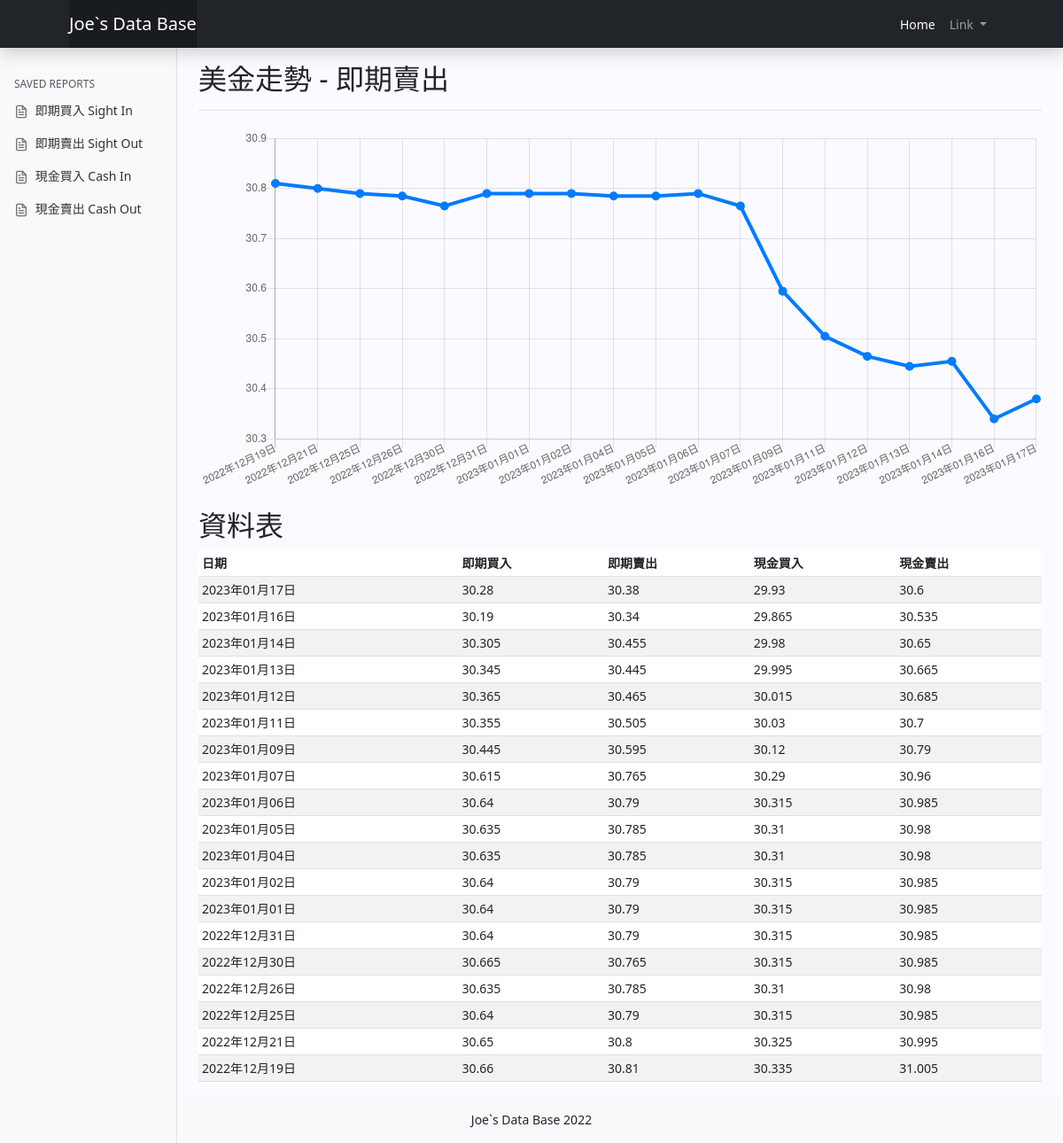
Page /line_usd_sightout/ (signed in) on the earlier database version.
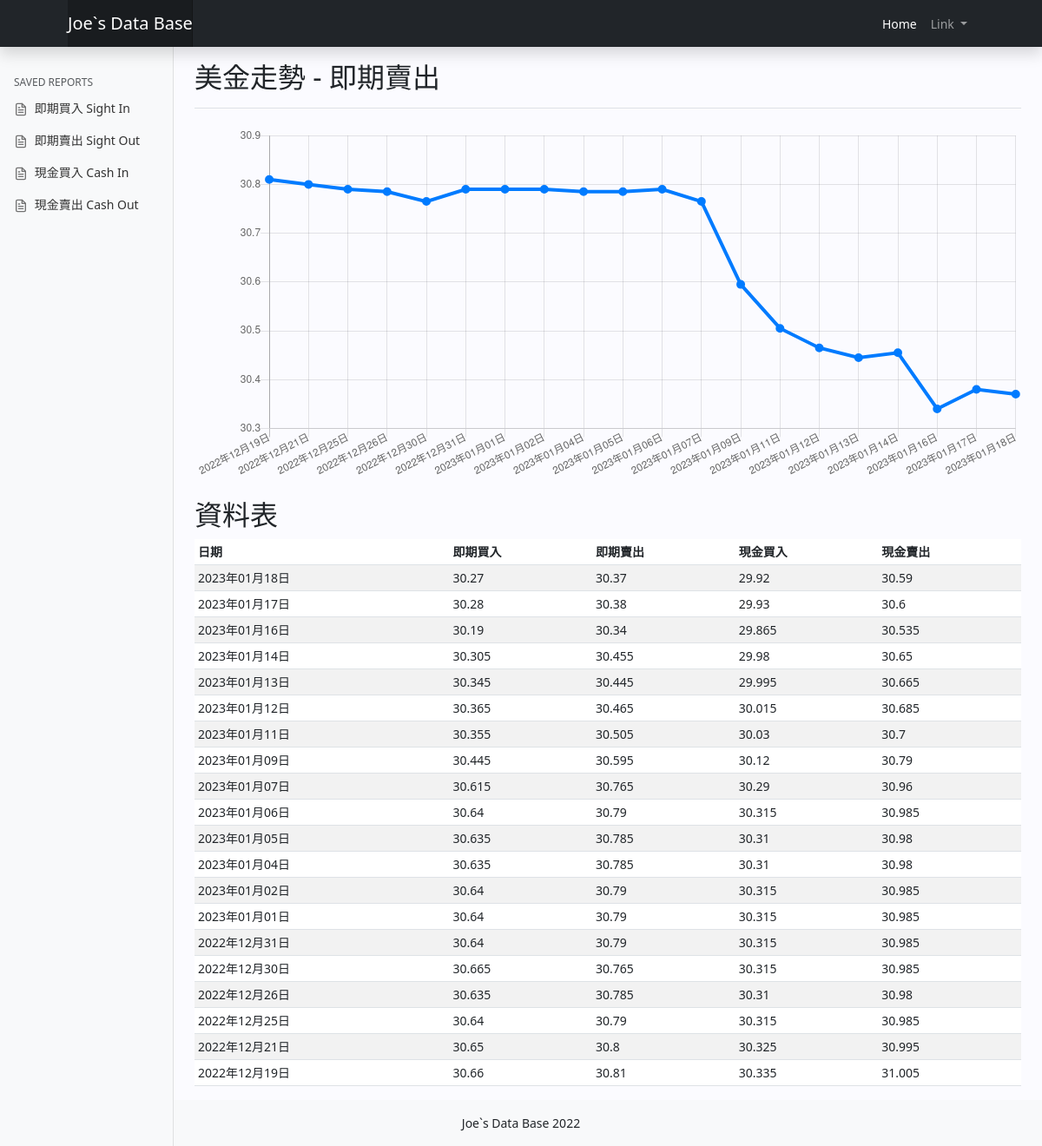
Same page on the later database version.
### myworldapp/models.py (models this page shows)
class usd_rate(models.Model):
    search_date = models.CharField(max_length=20,default='')
    search_time = models.CharField(max_length=20,default='')
    country = models.CharField(max_length=20,default='')
    sight_in = models.CharField(max_length=2,default='')
    sight_out = models.CharField(max_length=20,default='')
    cash_in = models.CharField(max_length=20,default='')
    cash_out = models.CharField(max_length=20,default='')

### myworldapp/views.py (the view)
# urls.py: path("line_usd_sightout/",views.line_usd_sightout),
def line_usd_sightout(request):
	data = usd_rate.objects.all()
	message = "美金走勢 - 即期賣出"
	sight_out = usd_rate.objects.values_list('sight_out',flat=True)
	search_date = usd_rate.objects.values_list('search_date',flat=True)
	labels = []
	data2 = []
	for x in search_date:
		labels += [x]
	for y in sight_out:
		data2 += [y]
	context = {
		"labels": labels,
		"data": data2,
	}
	return render(request,"line_usd_sightout.html",locals())

### templates/line_usd_sightout.html
{% extends "base2.html" %}
{% block content %}
{% if user.is_authenticated %}
<div class="container-fluid">
  <div class="row">
    <nav id="sidebarMenu" class="col-md-3 col-lg-2 d-md-block bg-light sidebar collapse">
      <div class="position-sticky pt-3 sidebar-sticky">
        <h6 class="sidebar-heading d-flex justify-content-between align-items-center px-3 mt-4 mb-1 text-muted text-uppercase">
          <span>Saved Reports</span>
        </h6>
        <ul class="nav flex-column mb-2">
          <li class="nav-item">
            <a class="nav-link" href="/line_usd_sightin/">
              <span data-feather="file-text" class="align-text-bottom"></span>
              即期買入 Sight In
            </a>
          </li>
          <li class="nav-item">
            <a class="nav-link" href="/line_usd_sightout/">
              <span data-feather="file-text" class="align-text-bottom"></span>
              即期賣出 Sight Out
            </a>
          </li>
          <li class="nav-item">
            <a class="nav-link" href="/line_usd_cashin/">
              <span data-feather="file-text" class="align-text-bottom"></span>
              現金買入 Cash In
            </a>
          </li>
          <li class="nav-item">
            <a class="nav-link" href="/line_usd_cashout/">
              <span data-feather="file-text" class="align-text-bottom"></span>
              現金賣出 Cash Out
            </a>
          </li>
        </ul>
      </div>
    </nav>
  </div>
</div>
<main class="col-md-9 ms-sm-auto col-lg-10 px-md-4">
  <div class="d-flex justify-content-between flex-wrap flex-md-nowrap align-items-center pt-3 pb-2 mb-3 border-bottom">
    <h1 class="h2">{{message}}</h1>
  </div>
  <canvas class="my-4 w-100" id="myChart" width="900" height="380"></canvas>
  <h2>資料表</h2>
  <div class="table-responsive">
    <table class="table table-striped table-sm">
      <thead>
        <tr>
          <th scope="col">日期</th>
          <th scope="col">即期買入</th>
          <th scope="col">即期賣出</th>
          <th scope="col">現金買入</th>
          <th scope="col">現金賣出</th>
        </tr>
      </thead>
      <tbody>
        {% for x in data reversed %}
        <tr>
          <td>{{x.search_date}}</td>
          <td>{{x.sight_in}}</td>
          <td>{{x.sight_out}}</td>
          <td>{{x.cash_in}}</td>
          <td>{{x.cash_out}}</td>
        </tr>
        {% endfor %}
      </tbody>
    </table>
  </div>
</main>
{% else %}
<CENTER>
  <h4>You are not logged in</h4>
  <h4><a href="/index/"><button class="btn btn-outline-dark">RETURN</button></a></h4>
</CENTER>
{% endif %}
{% endblock %}

Differences in the rows shown:
added usd_rate: search_date "2023年01月18日", sight_in "30.27", sight_out "30.37", cash_in "29.92", cash_out "30.59"
Other differences:
chart data {{ data2|safe }}: ['30.81', '30.8', '30.79', '30.785', '30.765', '30.79', '30.79', '30.79', '30.785', '30.785', '30.79', '30.765', '30.595', '30.505', '30.465', '30.445', '30.455', '30.34', '30.38'] → ['30.81', '30.8', '30.79', '30.785', '30.765', '30.79', '30.79', '30.79', '30.785', '30.785', '30.79', '30.765', '30.595', '30.505', '30.465', '30.445', '30.455', '30.34', '30.38', '30.37']
